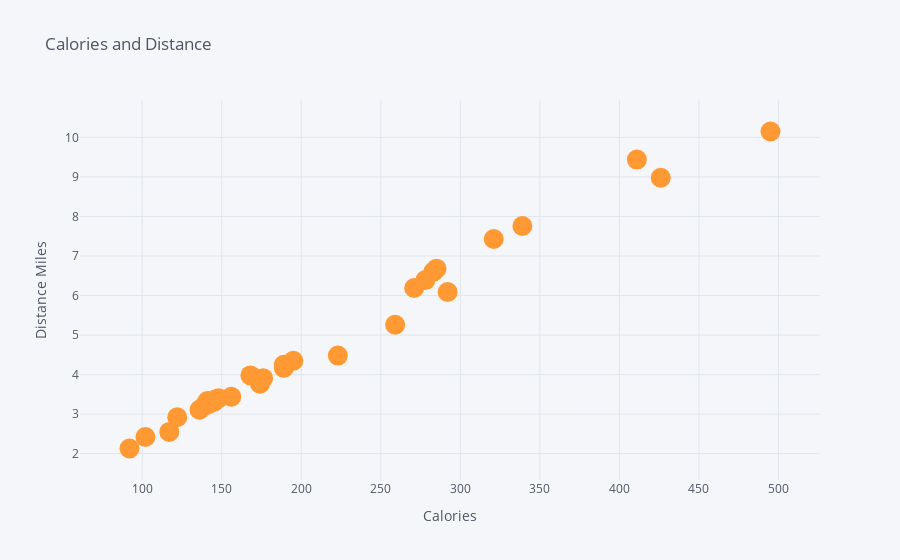

The cell this chart's notebook holds for it:
### Code cell
# iplot is interactive plot. Plotly takes Python code and makes beautiful looking JavaScript plots. They let you have a lot of control over how these plots look and they let you zoom, show information on hover and toggle data to be viewed on the chart. 
workout.iplot(x = 'Calor', y = 'Distance Miles', mode = 'markers', size = 20, title = 'Calories and Distance', xTitle='Calories', yTitle='Distance Miles')

### Figure 1 — Plotly figure (JSON) as saved in the notebook; plotly's stock layout.template omitted (floating-point values rounded to 4 significant figures)
{"data": [{"line": {"color": "rgba(255, 153, 51, 1.0)", "dash": "solid", "shape": "linear", "width": 1.3}, "marker": {"size": 20, "symbol": "circle"}, "mode": "markers", "name": "Distance Miles", "text": "", "type": "scatter", "x": [271, 156, 283, 411, 285, 495, 426, 278, 92, 117, 339, 122, 292, 223, 141, 259, 145, 102, 168, 321, 142, 189, 139, 148, 176, 144, 189, 136, 174, 195, 146], "y": [6.19, 3.44, 6.6, 9.44, 6.68, 10.15, 8.98, 6.39, 2.13, 2.55, 7.76, 2.92, 6.09, 4.48, 3.33, 5.26, 3.31, 2.42, 3.98, 7.43, 3.26, 4.17, 3.21, 3.4, 3.91, 3.34, 4.25, 3.11, 3.77, 4.35, 3.37]}], "layout": {"legend": {"bgcolor": "#F5F6F9", "font": {"color": "#4D5663"}}, "paper_bgcolor": "#F5F6F9", "plot_bgcolor": "#F5F6F9", "title": {"font": {"color": "#4D5663"}, "text": "Calories and Distance"}, "xaxis": {"gridcolor": "#E1E5ED", "showgrid": true, "tickfont": {"color": "#4D5663"}, "title": {"font": {"color": "#4D5663"}, "text": "Calories"}, "zerolinecolor": "#E1E5ED"}, "yaxis": {"gridcolor": "#E1E5ED", "showgrid": true, "tickfont": {"color": "#4D5663"}, "title": {"font": {"color": "#4D5663"}, "text": "Distance Miles"}, "zerolinecolor": "#E1E5ED"}}}
